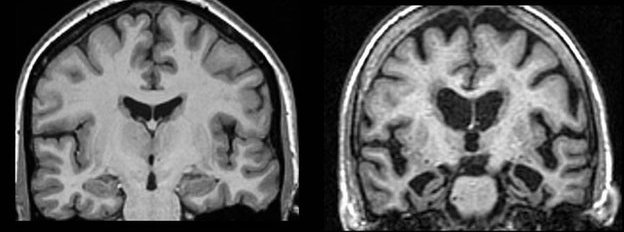
#> input picture MRI-coronal-image-of-the-brain.jpg, 624 x 232 px, given in place of Sagittal T1 (1).jpg, which was not available
$ jupyter execute --allow-errors white-gray-matter-ratio.ipynb   (shell and % lines are left out)   (older library calls are emulated)
#> lines starting #> are read from the running program, lines starting #| are printed output that depends on the picture; after the words box and inside, x2 and y2 are one past the last pixel; in counts of white or black regions, pixels touching at a corner belong together; pictures that were not available may be replaced by others from this repository, and a replacement may not be noted
[cell 1]
import numpy as np
import cv2
from matplotlib import pyplot as plt
from skimage.morphology import extrema
from skimage.morphology import watershed as skwater
from google.colab import files
from IPython.display import Image
from google.colab.patches import cv2_imshow
from skimage import io
from PIL import Image

def ShowImage(title,img,ctype):
  plt.figure(figsize=(10, 10))
  if ctype=='bgr':
    b,g,r = cv2.split(img)       # get b,g,r
    rgb_img = cv2.merge([r,g,b])     # switch it to rgb
    plt.imshow(rgb_img)
  elif ctype=='hsv':
    rgb = cv2.cvtColor(img,cv2.COLOR_HSV2RGB)
    plt.imshow(rgb)
  elif ctype=='gray':
    plt.imshow(img,cmap='gray')
  elif ctype=='rgb':
    plt.imshow(img)
  else:
    raise Exception("Unknown colour type")
  plt.axis('off')
  plt.title(title)
  plt.show()

[cell 2]
input = files.upload()
#> the answer given: MRI-coronal-image-of-the-brain.jpg

[cell 3]
img           = cv2.imread('Sagittal T1 (1).jpg')
#> img is the input picture: shape (232, 624, 3); min 0, max 255, mean 94
gray          = cv2.cvtColor(img,cv2.COLOR_BGR2GRAY)
ShowImage('Brain with Skull',gray,'gray')

[cell 4]
bigger = cv2.resize(gray, (256, 256))
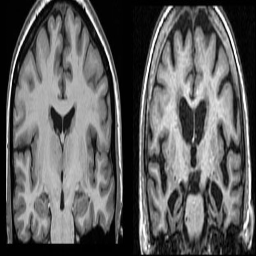
#> bigger: shape (256, 256); min 0, max 255, mean 94
cv2_imshow(bigger)

[cell 5]
#Make a histogram of the intensities in the grayscale image
plt.hist(gray.ravel(),256)
#> (this line was passed over: IPython is not available in this run)
plt.show()

[cell 6]
# Blur the grayscale image by a Guassian filter with kernel size of 10
imBlur = cv2.blur(gray,(5,5))
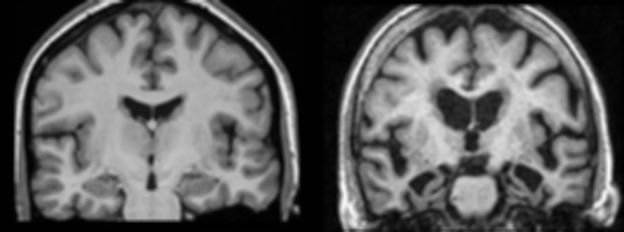
#> imBlur: shape (232, 624); min 0, max 247, mean 94.1
# Transform the image to frequency domain
f = np.fft.fft2(imBlur)
# Bring the zero-frequency component to the center
fshift = np.fft.fftshift(f)
magnitude_spectrum = 30*np.log(np.abs(fshift))
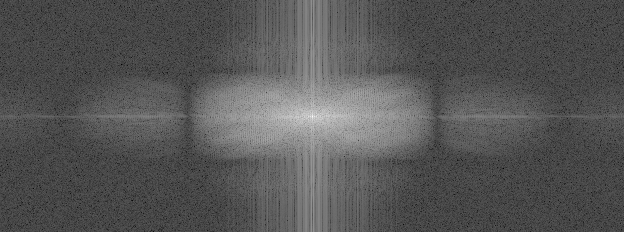
#> magnitude_spectrum: shape (232, 624) float64; min -4.86, max 492.8, mean 163.2; drawn with min black and max white

#> (the rest of this cell did not finish here and is left out)

[cell 7]
rows, cols = imBlur.shape
#> rows = 232; cols = 624
crow,ccol = round(rows/2) , round(cols/2)
#> crow = 116; ccol = 312
# remove low frequencies with a rectangle size of 10
fshift[crow-10:crow+10, ccol-10:ccol+10] = 0
f_ishift = np.fft.ifftshift(fshift)
img_back = np.fft.ifft2(f_ishift)
img_back = np.abs(img_back)
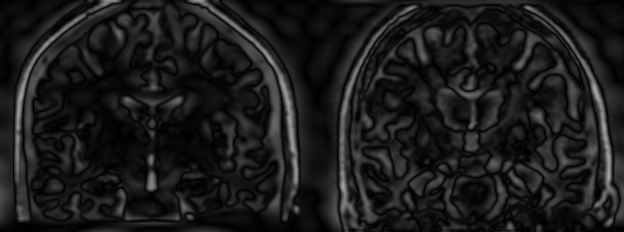
#> img_back: shape (232, 624) float64; min 0.024, max 165.6, mean 27.8

plt.figure(figsize=([20, 20]))
#> (this line was passed over: IPython is not available in this run)
#> (the rest of this cell did not finish here and is left out)

[cell 8]
im4 = 255.0*(gray/255.0)**2
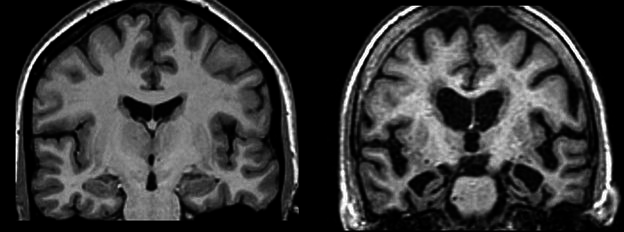
#> im4: shape (232, 624) float64; min 0, max 255, mean 54.5
cv2_imshow(im4)

[cell 9]
def histeq(im, nbr_bins = 256):
  """ Histogram equalization of a grayscale image.  """
#> called with nbr_bins = 256
  # get the image histogram
  imhist, bins = np.histogram(im.flatten(), nbr_bins, [0, 256])
#> imhist = 256 values, max 35341 at index 0, min 0 at index 78, mean 565.5; bins = 257 values from 0 to 256
  cdf = imhist.cumsum() # cumulative distribution function
#> cdf = 256 values from 35341 to 144768
  cdf = imhist.max()*cdf/cdf.max()  #normalize
#> cdf = 256 values from 8627.5 to 35341
  cdf_mask = np.ma.masked_equal(cdf, 0)
  cdf_mask = (cdf_mask - cdf_mask.min())*255/(cdf_mask.max()-cdf_mask.min())
  cdf = np.ma.filled(cdf_mask,0).astype('uint8')
#> cdf = 256 values from 0 to 255
  return cdf[im.astype('uint8')]
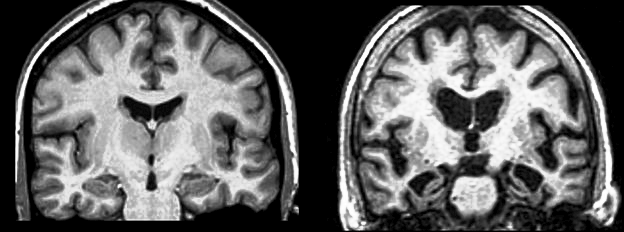
#> returned value: shape (232, 624); min 0, max 255, mean 96.8

# apply the function on your dark image to increase the contrast
# we could observe that the contrast of the black background has increased
im5 = histeq(im4)
cv2_imshow(im5)

[cell 10]
#Threshold the image to binary using Otsu's method
ret, thresh = cv2.threshold(gray,0,255,cv2.THRESH_OTSU)
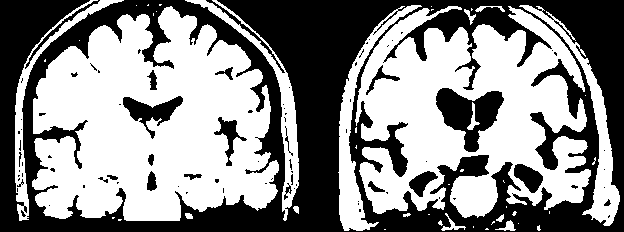
#> thresh: shape (232, 624); 54.4% white; 86 black regions (64 under 20 px), largest, box (x1, y1, x2, y2) and area: (0, 0, 624, 232) 59539, (436, 88, 504, 152) 2235, (123, 96, 183, 139) 976
#> ret = 88
ShowImage('Applying Otsu',thresh,'gray')
